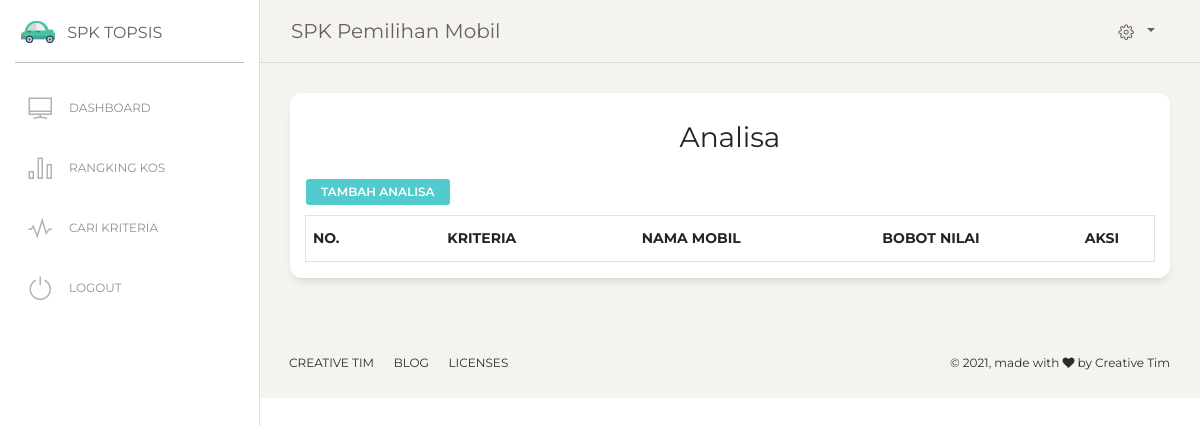
Page /analisa.php (signed in) on the earlier database version.
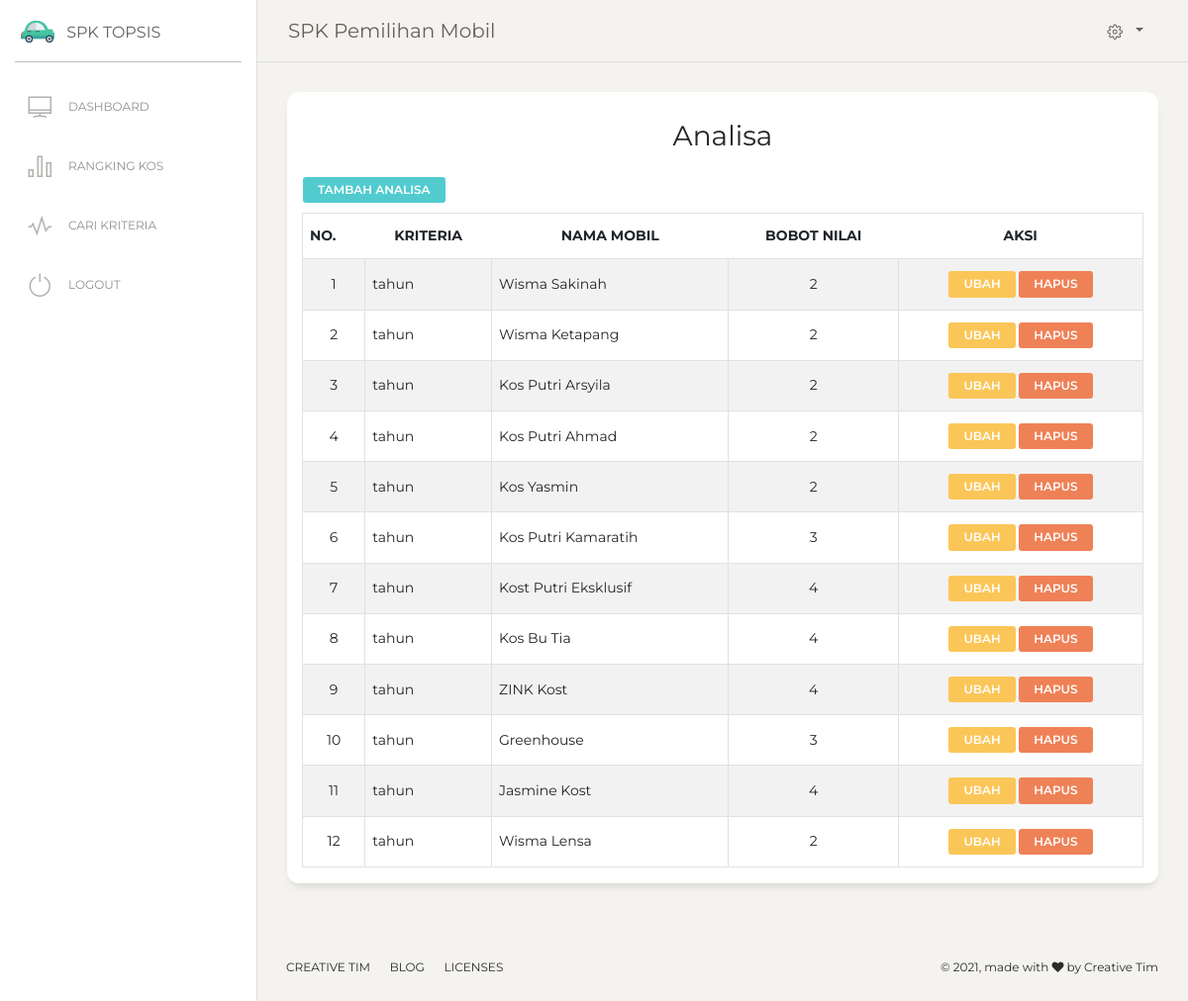
Same page on the later database version.
### tables this page shows
CREATE TABLE `tb_analisa` (
  `id_analisa` int(11) NOT NULL,
  `id_kriteria` int(11) NOT NULL,
  `id_mobil` int(11) NOT NULL,
  `nilainya` varchar(11) NOT NULL
);

CREATE TABLE `tb_kriteria` (
  `id_kriteria` int(11) NOT NULL,
  `atribut` varchar(50) NOT NULL,
  `bobot_nilai` varchar(50) NOT NULL,
  `nama_kriteria` varchar(50) NOT NULL
);

CREATE TABLE `tb_mobil` (
  `id_mobil` int(11) NOT NULL,
  `nama_mobil` varchar(50) NOT NULL
);

### analisa.php (the view, shortened to what this page needs)
<?php
include 'header.php';
include 'menu.php';
?>
<div class="content">
  <div class="row">
    <div class="col-md-12">
      <div class="card ">
        <div class="card-header ">
          <h3 class="card-title"><center>Analisa</h3>
          <a href="analisaTambah.php" class="btn btn-primary btn-sm">Tambah Analisa</a>
        <table id="example" class="table table-striped table-bordered" >
            <thead>
                <tr>
                    <th>No.</th>
                    <th><center>Kriteria</th>
                    <th><center>Nama Mobil</th>
                    <th><center>Bobot Nilai</th>
                    <th><center>Aksi</th>
                </tr>
            </thead>
            <tbody>
                <?php
                $sql=mysql_query("SELECT * FROM tb_kriteria, tb_analisa, tb_mobil WHERE
                  tb_kriteria.id_kriteria = tb_analisa.id_kriteria AND tb_mobil.id_mobil=tb_analisa.id_mobil ORDER BY tb_analisa.id_analisa DESC ");
                $no=1;
                while ($row=mysql_fetch_array($sql)){?>
                  <tr class='td' bgcolor='#FFF'>
                    <td><center><?php echo $no++ ?></td>
                    <td><?php echo $row['nama_kriteria'];?></td>
                    <td><?php echo $row['nama_mobil'];?></td>
                    <td><center><?php echo $row['nilainya'];?></td>
                    <td><center>
                        <a class="btn btn-warning btn-sm" href=alternativeEdit.php?id_alternative=<?= $row['id_alternative'] ?> >Ubah</a>
                        <a href="alternativeHapus.php?id_a=<?= $row['id_alternative']; ?>"  class="btn btn-danger btn-sm"
                          onclick="return confirm('Anda yakin Hapus data alternative <?= $row['nama_alternative']; ?> ?')">Hapus</a>
                    </td>
                  </tr>
                <?php }?>
            </tbody>
        </table>
        </div>
      </div>
    </div>
  </div>
</div>
<?php include 'footer.php' ?>

### header.php (shortened to what this page needs)
<!DOCTYPE html>
<html lang="en">
<head>
  <link href="https://maxcdn.bootstrapcdn.com/font-awesome/latest/css/font-awesome.min.css" rel="stylesheet">
  <link href="assets/css/bootstrap.min.css" rel="stylesheet" />
  <link href="assets/css/paper-dashboard.css?v=2.0.1" rel="stylesheet" />
  <link href="assets/demo/demo.css" rel="stylesheet" />
</head>

### menu.php (shortened to what this page needs)
<body class="">
  <div class="wrapper ">
    <div class="sidebar" data-color="white" data-active-color="danger">
      <div class="logo">
        <a class="simple-text logo-mini">
          <div class="logo-image-small">
            <img src="assets/img/car.png">
          </div>
        </a>
        <a class="simple-text logo-normal">
          SPK TOPSIS
        </a>
      </div>
      <div class="sidebar-wrapper">
        <ul class="nav">
          <?php if ($_SESSION[status]==admin){ ?>
            <li>
              <a href="halutama.php">
                <i class="nc-icon nc-tv-2"></i>
                <p>Dashboard</p>
              </a>
            </li>
            <li>
              <a href="kriteria.php">
                <i class="nc-icon nc-alert-circle-i"></i>
                <p>Kriteria</p>
              </a>
            </li>
            <li>
              <li>
                <a href="nilaiKriteria.php">
                  <i class="nc-icon nc-alert-circle-i"></i>
                  <p>Nilai Kriteria</p>
                </a>
              </li>
              <li>
              <a href="analisa.php">
                <i class="nc-icon nc-bulb-63"></i>
                <p>Analisa</p>
              </a>
            </li>
            <li>
              <a href="alternative.php">
                <i class="nc-icon nc-bullet-list-67"></i>
                <p>Alternative</p>
              </a>
            </li>
            <li>
              <a href="">
                <i class="nc-icon nc-single-copy-04"></i>
                <p>Hasil Penilai Topsis</p>
              </a>
            </li>
            <li>
              <a href="user.php">
                <i class="nc-icon nc-single-02"></i>
                <p>Daftar Pengguna</p>
              </a>
            </li>
            <li>
              <a href="./dashboard.html">
                <i class="nc-icon nc-button-power"></i>
                <p>Logout</p>
              </a>
            </li>
          <?php } else if ($_SESSION[status]==user){ ?>
            <li>
              <a href="halutama.php">
                <i class="nc-icon  nc-tv-2"></i>
                <p>Dashboard</p>
              </a>
            </li>
            <li>
              <a href="./dashboard.html">
                <i class="nc-icon nc-chart-bar-32"></i>
                <p>Rangking KOS</p>
              </a>
            </li>
            <li>
              <a href="./dashboard.html">
                <i class="nc-icon nc-sound-wave"></i>
                <p>Cari Kriteria</p>
              </a>
            </li>
            <li>
              <a href="./dashboard.html">
                <i class="nc-icon nc-button-power"></i>
                <p>Logout</p>
              </a>
            </li>
          <?php
          }
          ?>
        </ul>
      </div>
    </div>
    <div class="main-panel">
      <nav class="navbar navbar-expand-lg navbar-absolute fixed-top navbar-transparent">
        <div class="container-fluid">
          <div class="navbar-wrapper">
            <a class="navbar-brand" href="javascript:;">SPK Pemilihan Mobil</a>
          </div>
          <div class="collapse navbar-collapse justify-content-end" id="navigation">
            <ul class="navbar-nav">
              <li class="nav-item btn-rotate dropdown">
                <a class="nav-link dropdown-toggle" href="http://example.com" id="navbarDropdownMenuLink" data-toggle="dropdown" aria-haspopup="true" aria-expanded="false">
                  <i class="nc-icon nc-settings-gear-65"></i>
                </a>
              </li>
            </ul>
          </div>
        </div>
      </nav>

### footer.php (shortened to what this page needs)
<footer class="footer footer-black  footer-white ">
  <div class="container-fluid">
    <div class="row">
      <nav class="footer-nav">
        <ul>
          <li><a href="https://www.creative-tim.com" target="_blank">Creative Tim</a></li>
          <li><a href="https://www.creative-tim.com/blog" target="_blank">Blog</a></li>
          <li><a href="https://www.creative-tim.com/license" target="_blank">Licenses</a></li>
        </ul>
      </nav>
      <div class="credits ml-auto">
        <span class="copyright">
          © , made with <i class="fa fa-heart heart"></i> by Creative Tim
        </span>
      </div>
    </div>
  </div>
</footer>
</div>
</div>
</body>
</html>

Differences in the rows shown:
added tb_analisa: id_kriteria.nama_kriteria "tahun", id_mobil.nama_mobil "Wisma Sakinah", nilainya "2"
added tb_analisa: id_kriteria.nama_kriteria "tahun", id_mobil.nama_mobil "Wisma Ketapang", nilainya "2"
added tb_analisa: id_kriteria.nama_kriteria "tahun", id_mobil.nama_mobil "Kos Putri Arsyila", nilainya "2"
added tb_analisa: id_kriteria.nama_kriteria "tahun", id_mobil.nama_mobil "Kos Putri Ahmad", nilainya "2"
added tb_analisa: id_kriteria.nama_kriteria "tahun", id_mobil.nama_mobil "Kos Yasmin", nilainya "2"
added tb_analisa: id_kriteria.nama_kriteria "tahun", id_mobil.nama_mobil "Kos Putri Kamaratih", nilainya "3"
added tb_analisa: id_kriteria.nama_kriteria "tahun", id_mobil.nama_mobil "Kost Putri Eksklusif", nilainya "4"
added tb_analisa: id_kriteria.nama_kriteria "tahun", id_mobil.nama_mobil "Kos Bu Tia", nilainya "4"
added tb_analisa: id_kriteria.nama_kriteria "tahun", id_mobil.nama_mobil "ZINK Kost", nilainya "4"
added tb_analisa: id_kriteria.nama_kriteria "tahun", id_mobil.nama_mobil "Greenhouse", nilainya "3"
added tb_analisa: id_kriteria.nama_kriteria "tahun", id_mobil.nama_mobil "Jasmine Kost", nilainya "4"
added tb_analisa: id_kriteria.nama_kriteria "tahun", id_mobil.nama_mobil "Wisma Lensa", nilainya "2"
